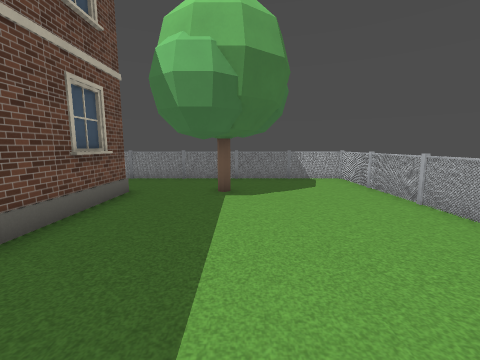
view 1 (above)

17 first-person views from a walk through a Godot game level. The camera is 1.4 m above the floor, tilts 8° down and sees 90° across. The floor is counted in squares, 1 m on a side. Each view is taken from the middle of a square. On the plan, view 1 faces up. The plan holds only what a view shows up to about 13 squares ahead; the rest is blank. Some surface patterns are stand-ins.

view 2
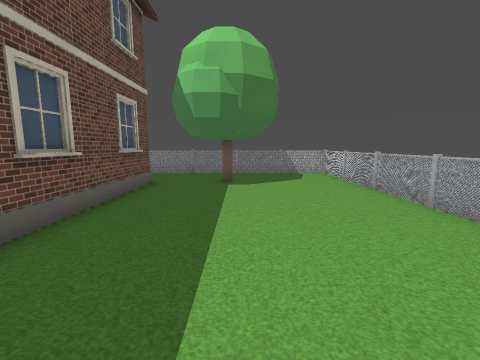

view 3
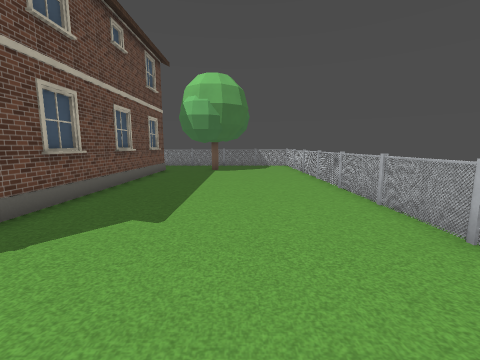

view 4
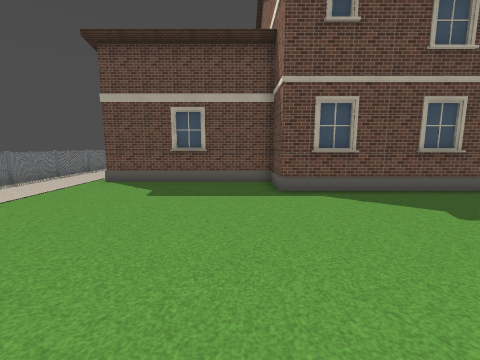

view 5
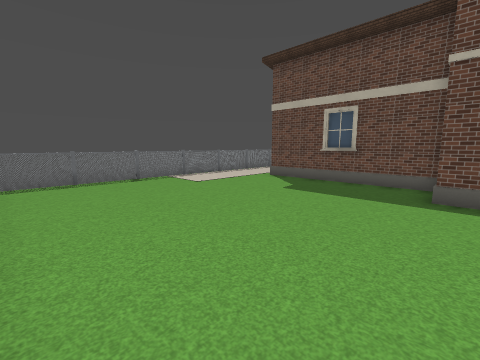

view 6
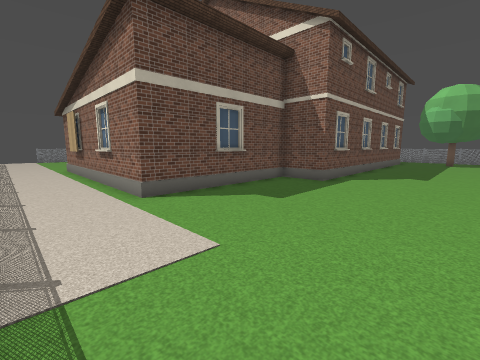

view 7
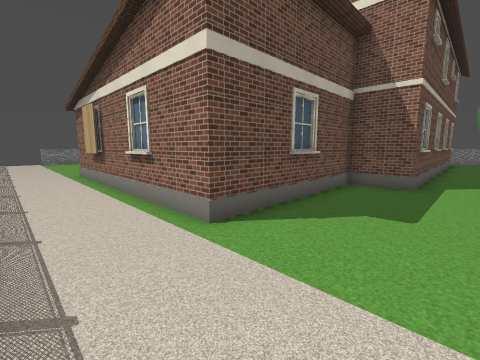

view 8
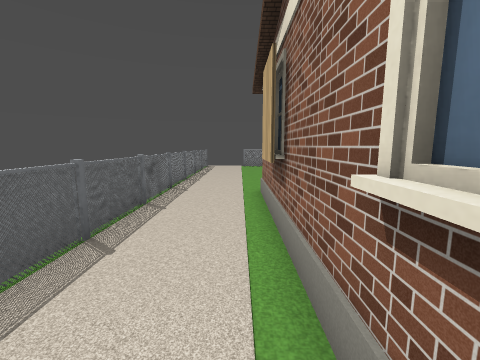

view 9
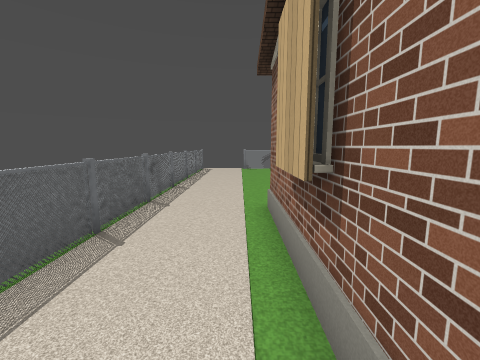

view 10
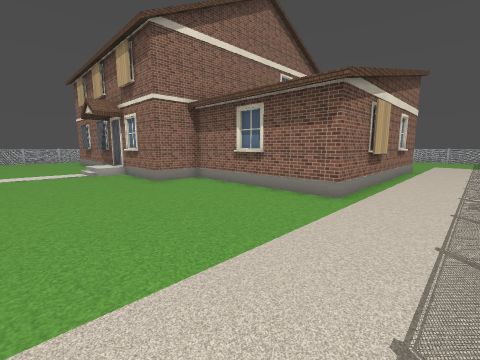

view 11
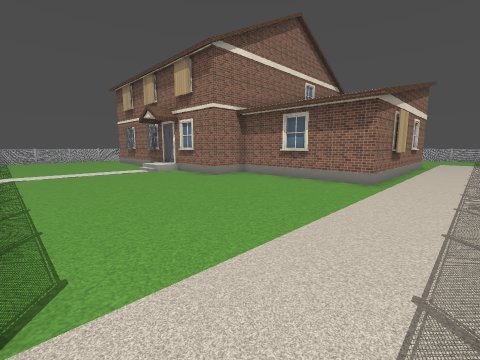

view 12
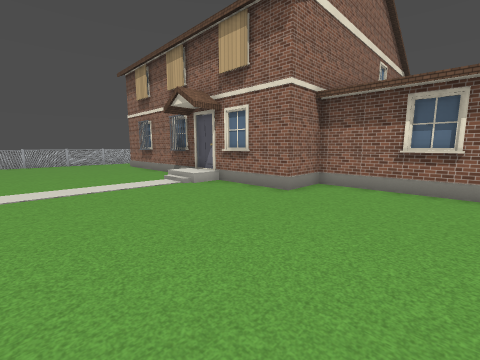

view 13
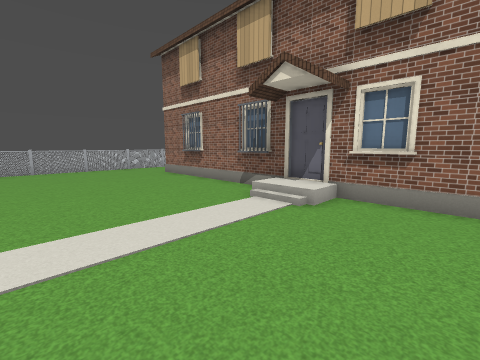

view 14
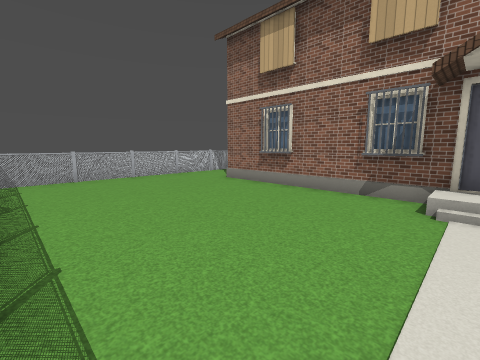

view 15
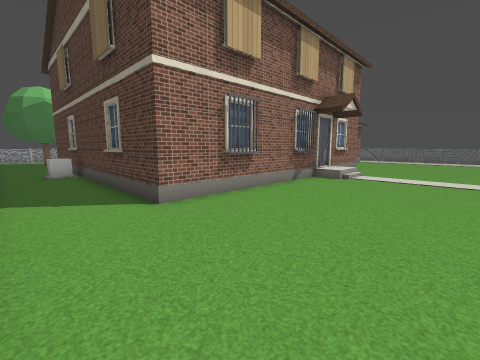

view 16
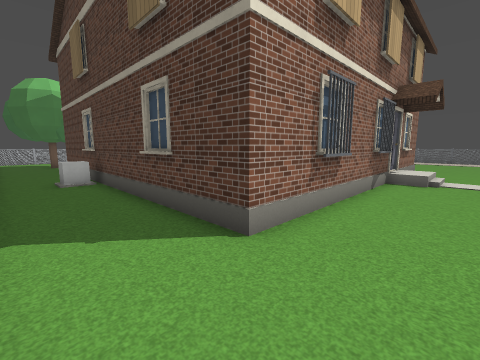

view 17
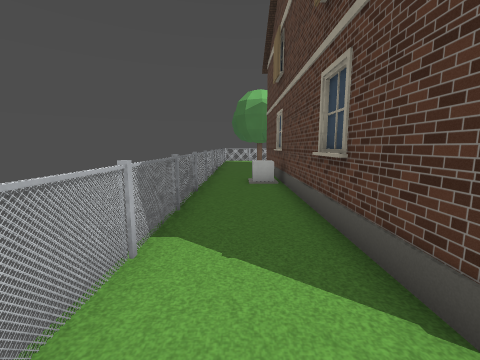

### Floor plan
Key: @ floor where view 1 was taken; # wall or solid block; . main floor; : floor 0.5 m higher than the main floor; / step, stairs or slope; = window, fence, low wall or low ledge; ^ raised ledge.
Columns run from 25 left of view 1 to 5 right of it. Each row starts with its distance up from view 1.
 11 ###############################
 10 =.............................#
  9 =.............................#
  8 =..............^^.............#
  7 =.......##############..##....#
  6 =.......#            #........#
  5 =.......#            #........#
  4 =.......#            #........#
  3 =.......#            #........#
  2 =.......#            #........#
  1 =.......#            #........#
  0  .......#            #...@....#
 -1 ....../:#            #........#
 -2 ....../:#            #........#
 -3  .......#            #........#
 -4 =.......#            #........#
 -5 =.......###        ###........
 -6 =.........#        #.........
 -7 =.........#        #..........
 -8 =.........#        #..........
 -9 =.........#        #..........
-10 =.........#        #..........
-11 =.........#        #..........
-12 =.........##########..........
-13 ..............................
-14  .............................
-15 . ............................
-16   ############################

Positions as (right, up) in squares from view 1, and headings:
1: (0, 0), facing up
2: (0, -2), facing up
3: (1, -7), facing up
4: (4, -7), facing left
5: (4, -5), facing down-left
6: (1, -15), facing up-left
7: (-2, -15), facing up-left
8: (-8, -13), facing left
9: (-10, -13), facing left
10: (-22, -15), facing up-right
11: (-25, -15), facing up-right
12: (-24, -10), facing up-right
13: (-24, -5), facing up-right
14: (-25, -1), facing up-right
15: (-23, 10), facing down-right
16: (-20, 10), facing down-right
17: (-19, 9), facing right
